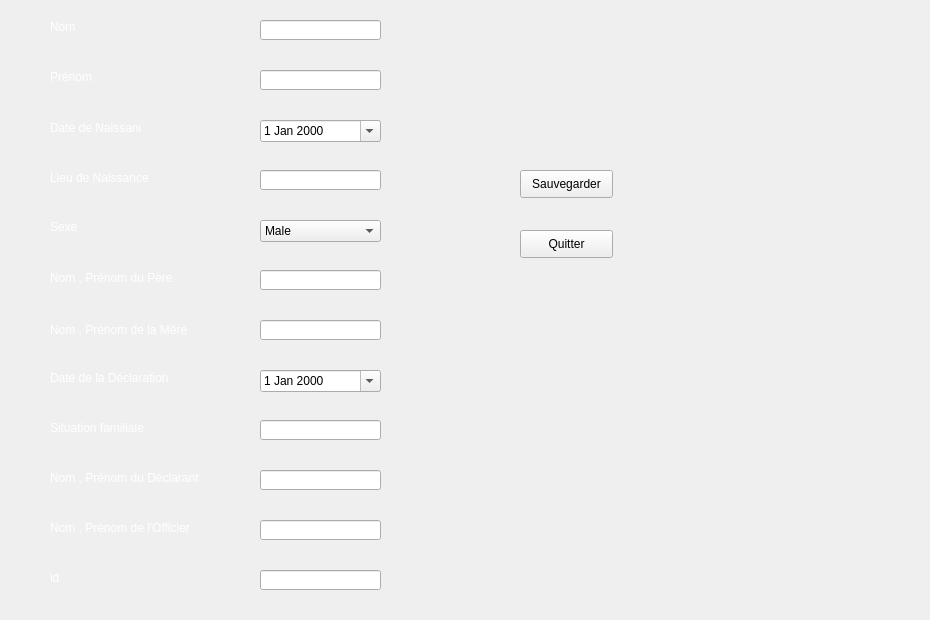
     <widget class="QWidget" name="tab_5">
      <attribute name="title">
       <string>Ajouter</string>
      </attribute>
      <widget class="QLineEdit" name="le_idd">
       <property name="geometry">
        <rect>
         <x>260</x>
         <y>570</y>
         <width>121</width>
         <height>20</height>
        </rect>
       </property>
      </widget>
      <widget class="QLabel" name="label_15">
       <property name="geometry">
        <rect>
         <x>50</x>
         <y>420</y>
         <width>151</width>
         <height>16</height>
        </rect>
       </property>
       <property name="font">
        <font>
         <weight>50</weight>
         <italic>false</italic>
         <bold>false</bold>
         <underline>false</underline>
         <strikeout>false</strikeout>
         <stylestrategy>PreferDefault</stylestrategy>
        </font>
       </property>
       <property name="text">
        <string>&lt;html&gt;&lt;head/&gt;&lt;body&gt;&lt;p&gt;&lt;span style=&quot; color:#ffffff;&quot;&gt;Situation familiale&lt;/span&gt;&lt;/p&gt;&lt;/body&gt;&lt;/html&gt;</string>
       </property>
      </widget>
      <widget class="QDateEdit" name="le_datenaissance">
       <property name="geometry">
        <rect>
         <x>260</x>
         <y>120</y>
         <width>121</width>
         <height>22</height>
        </rect>
       </property>
       <property name="font">
        <font>
         <weight>50</weight>
         <italic>false</italic>
         <bold>false</bold>
         <underline>false</underline>
         <strikeout>false</strikeout>
         <stylestrategy>PreferDefault</stylestrategy>
        </font>
       </property>
       <property name="calendarPopup">
        <bool>true</bool>
       </property>
      </widget>
      <widget class="QPushButton" name="pb_ajouter">
       <property name="geometry">
        <rect>
         <x>520</x>
         <y>170</y>
         <width>93</width>
         <height>28</height>
        </rect>
       </property>
       <property name="font">
        <font>
         <weight>50</weight>
         <italic>false</italic>
         <bold>false</bold>
         <underline>false</underline>
         <strikeout>false</strikeout>
         <stylestrategy>PreferDefault</stylestrategy>
        </font>
       </property>
       <property name="text">
        <string>Sauvegarder</string>
       </property>
      </widget>
      <widget class="QLabel" name="le_nom_3">
       <property name="geometry">
        <rect>
         <x>50</x>
         <y>20</y>
         <width>47</width>
         <height>14</height>
        </rect>
       </property>
       <property name="font">
        <font>
         <weight>50</weight>
         <italic>false</italic>
         <bold>false</bold>
         <underline>false</underline>
         <strikeout>false</strikeout>
         <stylestrategy>PreferDefault</stylestrategy>
        </font>
       </property>
       <property name="text">
        <string>&lt;html&gt;&lt;head/&gt;&lt;body&gt;&lt;p&gt;&lt;span style=&quot; color:#ffffff;&quot;&gt;Nom&lt;/span&gt;&lt;/p&gt;&lt;/body&gt;&lt;/html&gt;</string>
       </property>
      </widget>
      <widget class="QLineEdit" name="le_nom">
       <property name="geometry">
        <rect>
         <x>260</x>
         <y>20</y>
         <width>121</width>
         <height>20</height>
        </rect>
       </property>
      </widget>
      <widget class="QLineEdit" name="le_prenom">
       <property name="geometry">
        <rect>
         <x>260</x>
         <y>70</y>
         <width>121</width>
         <height>20</height>
        </rect>
       </property>
      </widget>
      <widget class="QDateEdit" name="le_datedecl">
       <property name="geometry">
        <rect>
         <x>260</x>
         <y>370</y>
         <width>121</width>
         <height>22</height>
        </rect>
       </property>
       <property name="font">
        <font>
         <weight>50</weight>
         <italic>false</italic>
         <bold>false</bold>
         <underline>false</underline>
         <strikeout>false</strikeout>
         <stylestrategy>PreferDefault</stylestrategy>
        </font>
       </property>
       <property name="calendarPopup">
        <bool>true</bool>
       </property>
      </widget>
      <widget class="QLineEdit" name="le_nompere">
       <property name="geometry">
        <rect>
         <x>260</x>
         <y>270</y>
         <width>121</width>
         <height>20</height>
        </rect>
       </property>
      </widget>
      <widget class="QLabel" name="label_4">
       <property name="geometry">
        <rect>
         <x>50</x>
         <y>170</y>
         <width>101</width>
         <height>16</height>
        </rect>
       </property>
       <property name="font">
        <font>
         <weight>50</weight>
         <italic>false</italic>
         <bold>false</bold>
         <underline>false</underline>
         <strikeout>false</strikeout>
         <stylestrategy>PreferDefault</stylestrategy>
        </font>
       </property>
       <property name="text">
        <string>&lt;html&gt;&lt;head/&gt;&lt;body&gt;&lt;p&gt;&lt;span style=&quot; color:#ffffff;&quot;&gt;Lieu de Naissance&lt;/span&gt;&lt;/p&gt;&lt;/body&gt;&lt;/html&gt;</string>
       </property>
      </widget>
      <widget class="QLabel" name="label_8">
       <property name="geometry">
        <rect>
         <x>50</x>
         <y>320</y>
         <width>151</width>
         <height>20</height>
        </rect>
       </property>
       <property name="font">
        <font>
         <weight>50</weight>
         <italic>false</italic>
         <bold>false</bold>
         <underline>false</underline>
         <strikeout>false</strikeout>
         <stylestrategy>PreferDefault</stylestrategy>
        </font>
       </property>
       <property name="text">
        <string>&lt;html&gt;&lt;head/&gt;&lt;body&gt;&lt;p&gt;&lt;span style=&quot; color:#ffffff;&quot;&gt;Nom , Prénom de la Mère&lt;/span&gt;&lt;/p&gt;&lt;/body&gt;&lt;/html&gt;</string>
       </property>
      </widget>
      <widget class="QLineEdit" name="le_nommere">
       <property name="geometry">
        <rect>
         <x>260</x>
         <y>320</y>
         <width>121</width>
         <height>20</height>
        </rect>
       </property>
      </widget>
      <widget class="QLabel" name="label_7">
       <property name="geometry">
        <rect>
         <x>50</x>
         <y>270</y>
         <width>141</width>
         <height>16</height>
        </rect>
       </property>
       <property name="font">
        <font>
         <weight>50</weight>
         <italic>false</italic>
         <bold>false</bold>
         <underline>false</underline>
         <strikeout>false</strikeout>
         <stylestrategy>PreferDefault</stylestrategy>
        </font>
       </property>
       <property name="text">
        <string>&lt;html&gt;&lt;head/&gt;&lt;body&gt;&lt;p&gt;&lt;span style=&quot; color:#ffffff;&quot;&gt;Nom , Prénom du Père&lt;/span&gt;&lt;/p&gt;&lt;/body&gt;&lt;/html&gt;</string>
       </property>
      </widget>
      <widget class="QLineEdit" name="le_nomoff">
       <property name="geometry">
        <rect>
         <x>260</x>
         <y>520</y>
         <width>121</width>
         <height>20</height>
        </rect>
       </property>
      </widget>
      <widget class="QLineEdit" name="le_nomdeclarant">
       <property name="geometry">
        <rect>
         <x>260</x>
         <y>470</y>
         <width>121</width>
         <height>20</height>
        </rect>
       </property>
      </widget>
      <widget class="QLabel" name="label_10">
       <property name="geometry">
        <rect>
         <x>50</x>
         <y>470</y>
         <width>171</width>
         <height>16</height>
        </rect>
       </property>
       <property name="font">
        <font>
         <weight>50</weight>
         <italic>false</italic>
         <bold>false</bold>
         <underline>false</underline>
         <strikeout>false</strikeout>
         <stylestrategy>PreferDefault</stylestrategy>
        </font>
       </property>
       <property name="text">
        <string>&lt;html&gt;&lt;head/&gt;&lt;body&gt;&lt;p&gt;&lt;span style=&quot; color:#ffffff;&quot;&gt;Nom , Prénom du Déclarant&lt;/span&gt;&lt;/p&gt;&lt;/body&gt;&lt;/html&gt;</string>
       </property>
      </widget>
      <widget class="QLabel" name="label_2">
       <property name="geometry">
        <rect>
         <x>50</x>
         <y>70</y>
         <width>47</width>
         <height>14</height>
        </rect>
       </property>
       <property name="font">
        <font>
         <weight>50</weight>
         <italic>false</italic>
         <bold>false</bold>
         <underline>false</underline>
         <strikeout>false</strikeout>
         <stylestrategy>PreferDefault</stylestrategy>
        </font>
       </property>
       <property name="text">
        <string>&lt;html&gt;&lt;head/&gt;&lt;body&gt;&lt;p&gt;&lt;span style=&quot; color:#ffffff;&quot;&gt;Prénom&lt;/span&gt;&lt;/p&gt;&lt;/body&gt;&lt;/html&gt;</string>
       </property>
      </widget>
      <widget class="QLineEdit" name="le_lieunaissance">
       <property name="geometry">
        <rect>
         <x>260</x>
         <y>170</y>
         <width>121</width>
         <height>20</height>
        </rect>
       </property>
      </widget>
      <widget class="QLabel" name="label_3">
       <property name="geometry">
        <rect>
         <x>50</x>
         <y>120</y>
         <width>91</width>
         <height>16</height>
        </rect>
       </property>
       <property name="font">
        <font>
         <weight>50</weight>
         <italic>false</italic>
         <bold>false</bold>
         <underline>false</underline>
         <strikeout>false</strikeout>
         <stylestrategy>PreferDefault</stylestrategy>
        </font>
       </property>
       <property name="text">
        <string>&lt;html&gt;&lt;head/&gt;&lt;body&gt;&lt;p&gt;&lt;span style=&quot; color:#ffffff;&quot;&gt;Date de Naissance&lt;/span&gt;&lt;/p&gt;&lt;/body&gt;&lt;/html&gt;</string>
       </property>
      </widget>
      <widget class="QLabel" name="label_11">
       <property name="geometry">
        <rect>
         <x>50</x>
         <y>520</y>
         <width>181</width>
         <height>16</height>
        </rect>
       </property>
       <property name="font">
        <font>
         <weight>50</weight>
         <italic>false</italic>
         <bold>false</bold>
         <underline>false</underline>
         <strikeout>false</strikeout>
         <stylestrategy>PreferDefault</stylestrategy>
        </font>
       </property>
       <property name="text">
        <string>&lt;html&gt;&lt;head/&gt;&lt;body&gt;&lt;p&gt;&lt;span style=&quot; color:#ffffff;&quot;&gt;Nom , Prénom de l'Officier&lt;/span&gt;&lt;/p&gt;&lt;/body&gt;&lt;/html&gt;</string>
       </property>
      </widget>
      <widget class="QLabel" name="le_id">
       <property name="geometry">
        <rect>
         <x>50</x>
         <y>570</y>
         <width>111</width>
         <height>16</height>
        </rect>
       </property>
       <property name="font">
        <font>
         <weight>50</weight>
         <italic>false</italic>
         <bold>false</bold>
         <underline>false</underline>
         <strikeout>false</strikeout>
         <stylestrategy>PreferDefault</stylestrategy>
        </font>
       </property>
       <property name="text">
        <string>&lt;html&gt;&lt;head/&gt;&lt;body&gt;&lt;p&gt;&lt;span style=&quot; color:#ffffff;&quot;&gt;id&lt;/span&gt;&lt;/p&gt;&lt;/body&gt;&lt;/html&gt;</string>
       </property>
      </widget>
      <widget class="QLabel" name="label_9">
       <property name="geometry">
        <rect>
         <x>50</x>
         <y>370</y>
         <width>151</width>
         <height>16</height>
        </rect>
       </property>
       <property name="font">
        <font>
         <weight>50</weight>
         <italic>false</italic>
         <bold>false</bold>
         <underline>false</underline>
         <strikeout>false</strikeout>
         <stylestrategy>PreferDefault</stylestrategy>
        </font>
       </property>
       <property name="text">
        <string>&lt;html&gt;&lt;head/&gt;&lt;body&gt;&lt;p&gt;&lt;span style=&quot; color:#ffffff;&quot;&gt;Date de la Déclaration&lt;/span&gt;&lt;/p&gt;&lt;/body&gt;&lt;/html&gt;</string>
       </property>
      </widget>
      <widget class="QLabel" name="le_sexe">
       <property name="geometry">
        <rect>
         <x>50</x>
         <y>220</y>
         <width>47</width>
         <height>14</height>
        </rect>
       </property>
       <property name="font">
        <font>
         <weight>50</weight>
         <italic>false</italic>
         <bold>false</bold>
         <underline>false</underline>
         <strikeout>false</strikeout>
         <stylestrategy>PreferDefault</stylestrategy>
        </font>
       </property>
       <property name="text">
        <string>&lt;html&gt;&lt;head/&gt;&lt;body&gt;&lt;p&gt;&lt;span style=&quot; color:#ffffff;&quot;&gt;Sexe&lt;/span&gt;&lt;/p&gt;&lt;/body&gt;&lt;/html&gt;</string>
       </property>
      </widget>
      <widget class="QLineEdit" name="le_situationf">
       <property name="geometry">
        <rect>
         <x>260</x>
         <y>420</y>
         <width>121</width>
         <height>20</height>
        </rect>
       </property>
       <property name="text">
        <string/>
       </property>
      </widget>
      <widget class="QComboBox" name="cb_sexe">
       <property name="geometry">
        <rect>
         <x>260</x>
         <y>220</y>
         <width>121</width>
         <height>22</height>
        </rect>
       </property>
       <property name="font">
        <font>
         <weight>50</weight>
         <italic>false</italic>
         <bold>false</bold>
         <underline>false</underline>
         <strikeout>false</strikeout>
         <stylestrategy>PreferDefault</stylestrategy>
        </font>
       </property>
       <item>
        <property name="text">
         <string>Male</string>
        </property>
       </item>
       <item>
        <property name="text">
         <string>Femelle</string>
        </property>
       </item>
      </widget>
      <widget class="QLabel" name="label_6">
       <property name="geometry">
        <rect>
         <x>-20</x>
         <y>0</y>
         <width>921</width>
         <height>611</height>
        </rect>
       </property>
       <property name="text">
        <string/>
       </property>
      </widget>
      <widget class="QPushButton" name="pushButton_2">
       <property name="geometry">
        <rect>
         <x>520</x>
         <y>230</y>
         <width>93</width>
         <height>28</height>
        </rect>
       </property>
       <property name="text">
        <string>Quitter</string>
       </property>
      </widget>
      <widget class="QLabel" name="timer">
       <property name="geometry">
        <rect>
         <x>670</x>
         <y>520</y>
         <width>201</width>
         <height>61</height>
        </rect>
       </property>
       <property name="text">
        <string/>
       </property>
      </widget>
      <zorder>label_6</zorder>
      <zorder>le_idd</zorder>
      <zorder>label_15</zorder>
      <zorder>le_datenaissance</zorder>
      <zorder>pb_ajouter</zorder>
      <zorder>le_nom_3</zorder>
      <zorder>le_nom</zorder>
      <zorder>le_prenom</zorder>
      <zorder>le_datedecl</zorder>
      <zorder>le_nompere</zorder>
      <zorder>label_4</zorder>
      <zorder>label_8</zorder>
      <zorder>le_nommere</zorder>
      <zorder>label_7</zorder>
      <zorder>le_nomoff</zorder>
      <zorder>le_nomdeclarant</zorder>
      <zorder>label_10</zorder>
      <zorder>label_2</zorder>
      <zorder>le_lieunaissance</zorder>
      <zorder>label_3</zorder>
      <zorder>label_11</zorder>
      <zorder>le_id</zorder>
      <zorder>label_9</zorder>
      <zorder>le_sexe</zorder>
      <zorder>le_situationf</zorder>
      <zorder>cb_sexe</zorder>
      <zorder>pushButton_2</zorder>
      <zorder>timer</zorder>
     </widget>
